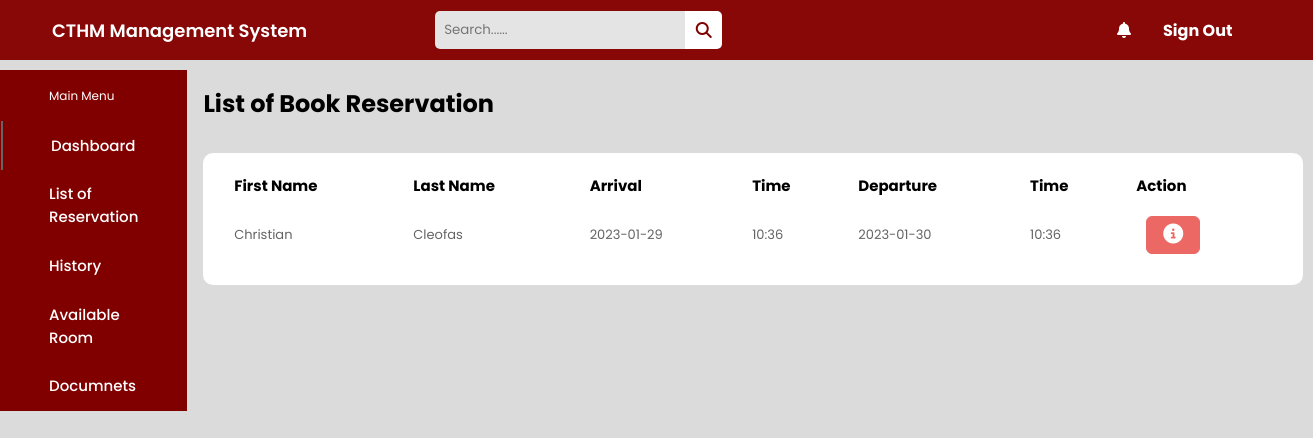
/Dashboard/list (signed in), run on the app's committed database.
### HomePage/models.py (models this page shows, shortened)
class Reservation(models.Model):
    fname = models.CharField(max_length=50)
    lname = models.CharField(max_length=50)
    address = models.CharField(max_length=70)
    city = models.CharField(max_length=70)
    province = models.CharField(max_length=70)
    postal = models.CharField(max_length=50)
    email = models.CharField(max_length=50)
    phone = models.CharField(max_length=50)
    arrival_date = models.CharField(max_length=50)
    arrival_time = models.CharField(max_length=50)
    departure_date = models.CharField(max_length=50)
    departure_time = models.CharField(max_length=50)
    number_person = models.CharField(max_length=50)
    message = models.CharField(max_length=80)

### Dashboard/views.py (the view)
# urls.py: path('list', views.list, name='list'),
def list(request):
    return render(request, 'Dashboard/list.html', {
        'reservation' : Reservation.objects.all(),
    })

### Dashboard/templates/Dashboard/list.html (shortened to what this page needs)
{% load static %}
<!DOCTYPE html>
<html lang="en">
<head>
    <link rel="stylesheet" href="{% static 'css/list.css' %}">
    <link rel="stylesheet" href="https://cdnjs.cloudflare.com/ajax/libs/font-awesome/6.2.0/css/all.min.css" />
</head>
<body>
    {% if user.is_authenticated %}
    <header class="header">
        <div class="logo">
            <a href="#">CTHM Management System</a>
            <div class="search_box">
                <input type="text" placeholder="Search......">
                <i class="fa-sharp fa-solid fa-magnifying-glass"></i>
            </div>
        </div>
        <div class="header-icons">
            <i class="fas fa-bell"></i>
            <div class="account">
                <form action="signout" method="POST">
                    <a href="">
                        <h4>Sign Out</h4>
                    </a>
                </form>
            </div>
        </div>
    </header>
    <div class="container">
        <nav style="background-color: maroon;">
            <div class="side_navbar" style="color: #ffff;">
                <span style="color: #fff;">Main Menu</span>
                <a style="color: #ffff;" href="{% url 'dashboard' %}" class="active">Dashboard</a>
                <a style="color: #ffff;" href="{% url 'list' %}">List of Reservation</a>
                <a style="color: #ffff;" href="#">History</a>
                <a style="color: #ffff;" href="#">Available Room</a>
                <a style="color: #ffff;" href="#">Documnets</a>
            </div>
        </nav>
        <div class="main-body">
            <h2>List of Book Reservation</h2>
            <div class="history_lists">
                <div class="list1">
                    <table>
                        <thead>
                            <tr>
                                <th>First Name</th>
                                <th>Last Name</th>
                                <th>Arrival</th>
                                <th>Time</th>
                                <th>Departure</th>
                                <th>Time</th>
                                <th>Action</th>
                            </tr>
                        </thead>
                        {% if reservation %}
                        <tbody>
                            {% for item in reservation %}
                            <tr>
                                <td>{{ item.fname }}</td>
                                <td>{{ item.lname }}</td>
                                <td>{{ item.arrival_date }}</td>
                                <td>{{ item.arrival_time }}</td>
                                <td>{{ item.departure_date }}</td>
                                <td>{{ item.departure_time }}</td>
                                <td>
                                    <button type="button" class="btn btn-primary me-1" href="{% url 'list_item' item.id %}" data-bs-toggle="modal" data-bs-target="#myModal{{reservation.id}}">
                                        <i class="fa-solid fa-circle-info fa-lg"></i>
                                    </button>
                                </td>
                            </tr>
                            {% endfor %}
                        </tbody>
                        {% endif %}
                    </table>
                </div>
            </div>
        </div>
    </div>
    {% endif %}
</body>
</html>

### data on the page
Reservation: fname "Christian", lname "Cleofas", arrival_date "2023-01-29", arrival_time "10:36", departure_date "2023-01-30", departure_time "10:36"
